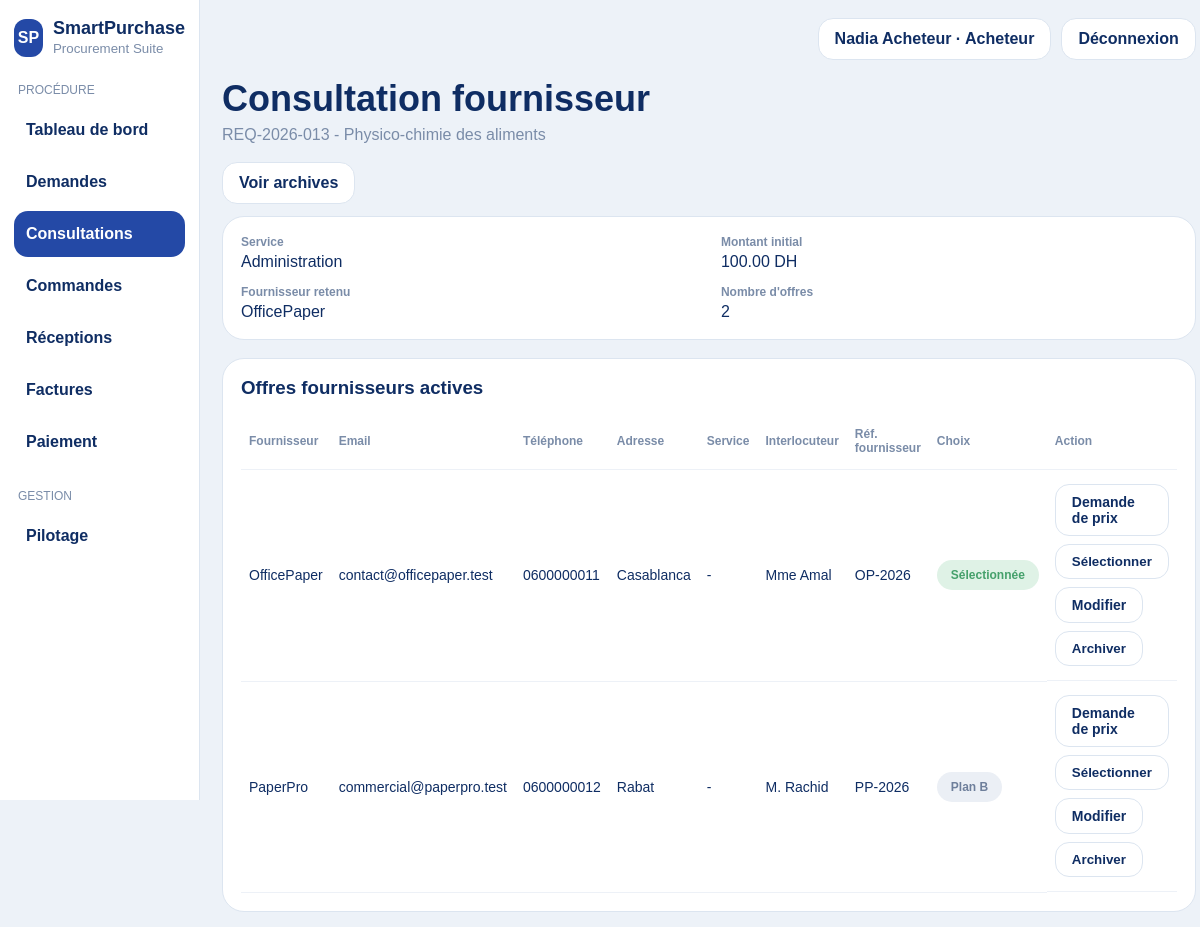
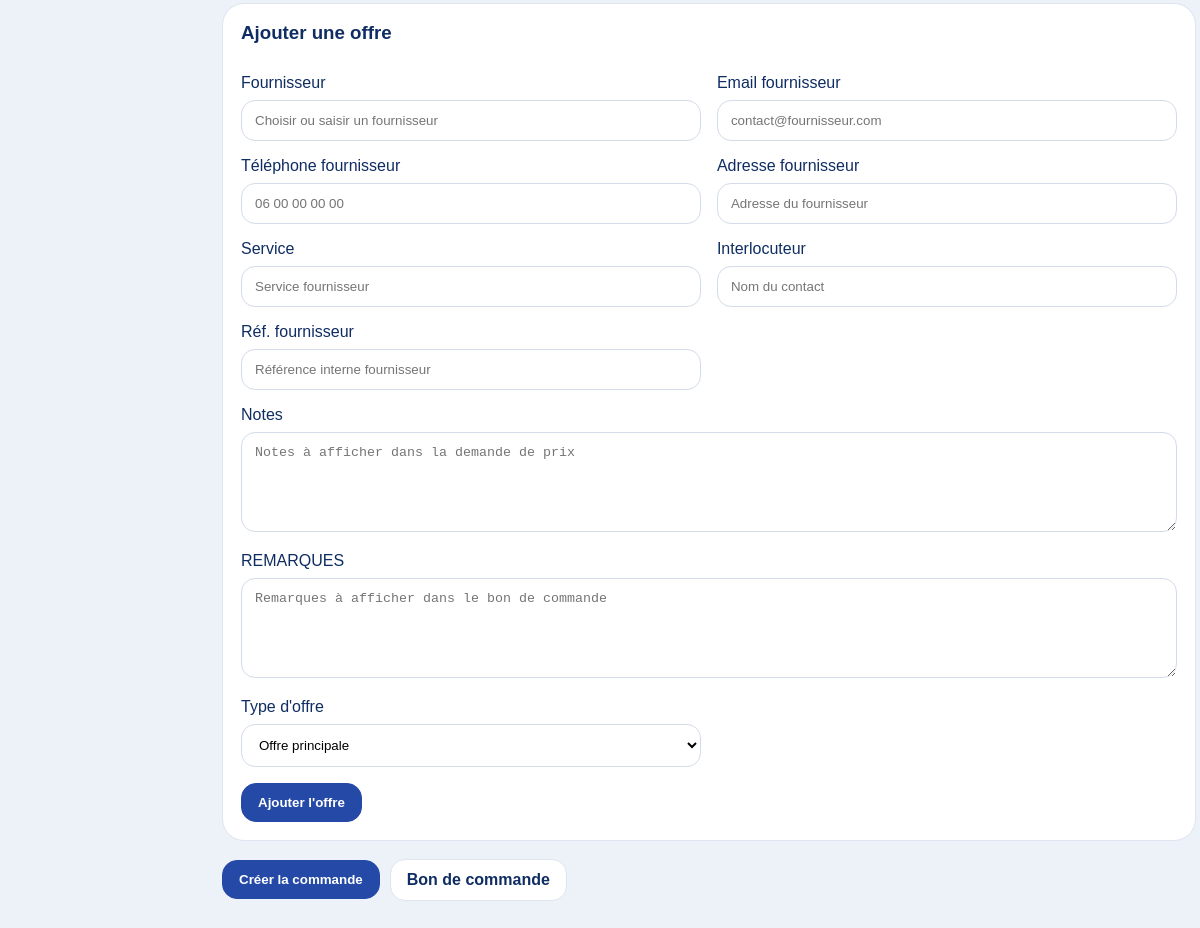
Page /consultations/2 (signed in) on the committed database (2 pictures, top to bottom).
### app/models.py (models this page shows, shortened)
class TimestampMixin:
    created_at = db.Column(db.DateTime, default=datetime.utcnow, nullable=False)
    updated_at = db.Column(db.DateTime, default=datetime.utcnow, onupdate=datetime.utcnow, nullable=False)

class PurchaseRequest(db.Model, TimestampMixin):
    __tablename__ = "purchase_request"
    STATUS_BROUILLON = "brouillon"
    STATUS_EN_ATTENTE = "en_attente_approbation"
    STATUS_VALIDEE = "validee"
    STATUS_REFUSEE = "refusee"
    STATUS_EN_CONSULTATION = "en_consultation"
    STATUS_OFFRE_SELECTIONNEE = "offre_selectionnee"
    STATUS_COMMANDEE = "commandee"
    STATUS_RECUE = "recue"
    STATUS_FACTUREE = "facturee"
    STATUS_PAYEE = "payee"
    STATUS_ARCHIVEE = "archivee"
    id = db.Column(db.Integer, primary_key=True)
    code = db.Column(db.String(30), unique=True, nullable=False)
    project_name = db.Column(db.String(120), nullable=False)
    department = db.Column(db.String(80), nullable=False)
    purchase_type = db.Column(db.String(80), nullable=False)
    estimated_amount = db.Column(db.Float, nullable=False)
    available_budget = db.Column(db.Float, nullable=True)
    need_date = db.Column(db.Date, nullable=True)
    urgency = db.Column(db.Integer, default=1, nullable=False)
    criticality = db.Column(db.Integer, default=1, nullable=False)
    description = db.Column(db.Text, default="", nullable=False)
    priority_score = db.Column(db.Float, default=0, nullable=False)
    status = db.Column(db.String(40), default=STATUS_BROUILLON, nullable=False, index=True)
    approver_comment = db.Column(db.Text, default="", nullable=False)
    requester_id = db.Column(db.Integer, db.ForeignKey("user.id"), nullable=False)
    attachments = db.relationship("Attachment", backref="purchase_request", cascade="all, delete-orphan", lazy=True)
    offers = db.relationship("SupplierOffer", backref="purchase_request", cascade="all, delete-orphan", lazy=True, order_by="SupplierOffer.amount.asc()")
    orders = db.relationship("PurchaseOrder", backref="purchase_request", cascade="all, delete-orphan", lazy=True, order_by="PurchaseOrder.created_at.desc()")
    lines = db.relationship("PurchaseRequestLine", backref="purchase_request", cascade="all, delete-orphan", lazy=True, order_by="PurchaseRequestLine.id.asc()")
    def get_selected_offer(self):
        return next((offer for offer in self.offers if offer.is_selected), None)

class SupplierOffer(db.Model, TimestampMixin):
    __tablename__ = "supplier_offer"
    id = db.Column(db.Integer, primary_key=True)
    supplier_name = db.Column(db.String(120), nullable=False)
    supplier_email = db.Column(db.String(120), default="", nullable=False)
    supplier_phone = db.Column(db.String(40), default="", nullable=False)
    supplier_address = db.Column(db.String(255), default="", nullable=False)
    supplier_service = db.Column(db.String(255), default="", nullable=False)
    contact_person = db.Column(db.String(120), default="", nullable=False)
    supplier_reference = db.Column(db.String(120), default="", nullable=False)
    amount = db.Column(db.Float, default=0, nullable=False)
    delay_days = db.Column(db.Integer, default=0, nullable=False)
    notes = db.Column(db.Text, default="", nullable=False)
    remarks = db.Column(db.Text, default="", nullable=False)
    is_selected = db.Column(db.Boolean, default=False, nullable=False)
    is_plan_b_offer = db.Column(db.Boolean, default=False, nullable=False)
    is_archived = db.Column(db.Boolean, default=False, nullable=False, index=True)
    request_id = db.Column(db.Integer, db.ForeignKey("purchase_request.id"), nullable=False)
    lines = db.relationship("SupplierOfferLine", backref="supplier_offer", cascade="all, delete-orphan", lazy=True, order_by="SupplierOfferLine.id.asc()")

### app/routes/procurement.py (the view, shortened to what this page needs)
@procurement_bp.route('/consultations/<int:request_id>', methods=['GET', 'POST'])
@role_required('acheteur')
def offers(request_id):
    req = PurchaseRequest.query.get_or_404(request_id)
    offers_list = SupplierOffer.query.filter_by(request_id=req.id, is_archived=False).order_by(SupplierOffer.amount.asc()).all()
    archived_offers = SupplierOffer.query.filter_by(request_id=req.id, is_archived=True).order_by(SupplierOffer.created_at.desc()).all()
    return render_template('procurement/offers.html', req=req, offers_list=offers_list, archived_offers=archived_offers, supplier_catalog=_get_supplier_catalog())

### app/routes/procurement.py (called while the page is built)
def _supplier_to_dict(record):
    return {
        'name': record.name,
        'email': record.email or '',
        'phone': record.phone or '',
        'address': record.address or '',
        'service': record.service or '',
    }

def _get_supplier_catalog():
    suppliers = SupplierDirectory.query.order_by(SupplierDirectory.name.asc()).all()
    if not suppliers:
        for row in DEFAULT_SUPPLIER_CATALOG:
            db.session.add(SupplierDirectory(**row))
        db.session.commit()
        suppliers = SupplierDirectory.query.order_by(SupplierDirectory.name.asc()).all()
    return [_supplier_to_dict(item) for item in suppliers]

### app/utils/auth_helpers.py (called while the page is built)
def current_user():
    return session.get("user")

def role_required(*roles):
    def decorator(view):
        @wraps(view)
        def wrapped(*args, **kwargs):
            user = session.get("user")
            if not user:
                flash("Veuillez vous connecter.", "warning")
                return redirect(url_for("auth.login"))
            if user.get("role") not in roles:
                flash("Accès non autorisé pour ce rôle.", "danger")
                return redirect(url_for("dashboard.index"))
            return view(*args, **kwargs)
        return wrapped
    return decorator

### app/templates/procurement/offers.html (shortened to what this page needs)
{% extends "base.html" %}
{% block content %}
<div class="page-header">
  <h2>Consultation fournisseur</h2>
  <p>{{ req.code }} - {{ req.project_name }}</p>
</div>
<div class="toolbar">
  <a class="btn" href="{{ url_for('procurement.archived_offers', request_id=req.id) }}">Voir archives</a>
</div>
<div class="detail-card">
  <div class="detail-grid">
    <div><div class="label">Service</div>{{ req.department }}</div>
    <div><div class="label">Montant initial</div>{{ '%.2f'|format(req.estimated_amount) }} DH</div>
    <div><div class="label">Fournisseur retenu</div>{{ (offers_list|selectattr('is_selected')|first).supplier_name if offers_list|selectattr('is_selected')|list else '-' }}</div>
    <div><div class="label">Nombre d'offres</div>{{ offers_list|length }}</div>
  </div>
</div>
<div class="panel section">
  <h3>Offres fournisseurs actives</h3>
  <table class="data-table">
    <thead>
      <tr>
        <th>Fournisseur</th>
        <th>Email</th>
        <th>Téléphone</th>
        <th>Adresse</th>
        <th>Service</th>
        <th>Interlocuteur</th>
        <th>Réf. fournisseur</th>
        <th>Choix</th>
        <th>Action</th>
      </tr>
    </thead>
    <tbody>
      {% for offer in offers_list %}
      <tr>
        <td>{{ offer.supplier_name }}</td>
        <td>{{ offer.supplier_email or '-' }}</td>
        <td>{{ offer.supplier_phone or '-' }}</td>
        <td>{{ offer.supplier_address or '-' }}</td>
        <td>{{ offer.supplier_service or '-' }}</td>
        <td>{{ offer.contact_person or '-' }}</td>
        <td>{{ offer.supplier_reference or '-' }}</td>
        <td>
          {% if offer.is_selected %}<span class="badge success">Sélectionnée</span>
          {% elif offer.is_plan_b_offer %}<span class="badge slate">Plan B</span>
          {% else %}-{% endif %}
        </td>
        <td class="actions">
          <a class="action-btn" href="{{ url_for('procurement.generate_offer_price_request', offer_id=offer.id) }}">Demande de prix</a>
          <form method="post" action="{{ url_for('procurement.select_offer', offer_id=offer.id) }}"><button class="action-btn" type="submit">Sélectionner</button></form>
          <a class="action-btn" href="{{ url_for('procurement.edit_offer', offer_id=offer.id) }}">Modifier</a>
          <form method="post" action="{{ url_for('procurement.archive_offer', offer_id=offer.id) }}" onsubmit="return confirm('Archiver cette offre ?');"><button class="action-btn warning" type="submit">Archiver</button></form>
        </td>
      </tr>
      {% else %}<tr><td colspan="9">Aucune offre enregistrée.</td></tr>{% endfor %}
    </tbody>
  </table>
</div>
<form method="post" class="panel form-grid section" id="supplier-offer-form">
  <h3 class="full">Ajouter une offre</h3>
  <label>Fournisseur
    <input name="supplier_name" id="supplier_name" list="supplier_name_list" required placeholder="Choisir ou saisir un fournisseur">
  </label>
  <label>Email fournisseur<input type="text" name="supplier_email" id="supplier_email" placeholder="contact@fournisseur.com"></label>
  <label>Téléphone fournisseur<input name="supplier_phone" id="supplier_phone" placeholder="06 00 00 00 00"></label>
  <label>Adresse fournisseur<input name="supplier_address" id="supplier_address" placeholder="Adresse du fournisseur"></label>
  <label>Service<input name="supplier_service" id="supplier_service" placeholder="Service fournisseur"></label>
  <label>Interlocuteur<input name="contact_person" placeholder="Nom du contact"></label>
  <label>Réf. fournisseur<input name="supplier_reference" placeholder="Référence interne fournisseur"></label>
  <label class="full">Notes<textarea name="notes" rows="3" placeholder="Notes à afficher dans la demande de prix"></textarea></label>
  <label class="full">REMARQUES<textarea name="remarks" rows="3" placeholder="Remarques à afficher dans le bon de commande"></textarea></label>
  <label>Type d'offre<select name="is_plan_b_offer"><option value="0">Offre principale</option><option value="1">Offre plan B</option></select></label>
  <div class="full"><button class="btn primary" type="submit">Ajouter l'offre</button></div>
</form>
<div class="section actions-inline">
  {% if req.get_selected_offer() %}
    <form method="post" action="{{ url_for('procurement.create_order', request_id=req.id) }}"><button class="btn primary" type="submit">Créer la commande</button></form>
    <a class="btn" href="{{ url_for('procurement.generate_purchase_order_document', request_id=req.id) }}">Bon de commande</a>
  {% else %}<p class="muted">Sélectionnez d'abord une offre pour créer la commande.</p>{% endif %}
</div>
{% endblock %}

### app/static/css/style.css (style rules this page uses)
:root { --bg:#edf2f8; --panel:#ffffff; --border:#dce5f0; --text:#0f2d63; --muted:#7a8ca8; --primary:#2449a6; --primary-dark:#183985; --success:#45a06b; --success-bg:#dff2e6; --warning:#c99310; --warning-bg:#f8e8b5; --danger:#d76565; --danger-bg:#f7d5d8; --info:#5f80d6; --info-bg:#dde6fb; --slate:#6e7f9b; --slate-bg:#ebeff5; }
* { box-sizing:border-box }
body { margin:0;font-family:Arial,Helvetica,sans-serif;background:var(--bg);color:var(--text) }
a { text-decoration:none;color:inherit }
.user-chip,.btn { background:#fff;border:1px solid var(--border);border-radius:15px;padding:11px 16px;font-weight:700 }
.btn.primary { background:var(--primary);border-color:var(--primary);color:#fff }
.page-header h2 { font-size:36px;margin:10px 0 6px }
.page-header p { margin:0 0 18px;color:var(--muted) }
.toolbar { display:flex;gap:10px;margin-bottom:12px;flex-wrap:wrap }
.stat-card,.panel,.chart-panel { background:#fff;border:1px solid var(--border);border-radius:22px;padding:18px }
.panel h3,.chart-panel h3 { margin:0 0 14px }
.data-table { width:100%;border-collapse:collapse }
.data-table th,.data-table td { padding:14px 8px;border-bottom:1px solid #edf1f7;text-align:left;font-size:14px;vertical-align:middle }
.data-table th { color:var(--muted);font-size:12px;text-transform:none }
.badge { display:inline-block;padding:8px 14px;border-radius:999px;font-size:12px;font-weight:800 }
.badge.success { background:var(--success-bg);color:var(--success) }
.badge.slate { background:var(--slate-bg);color:var(--slate) }
.action-btn { display:inline-block;background:#fff;border:1px solid var(--border);border-radius:14px;padding:9px 16px;font-weight:800;color:var(--text) }
.actions { display:flex;gap:8px;flex-wrap:wrap }
.form-grid { display:grid;grid-template-columns:repeat(2,1fr);gap:14px }
.form-grid .full { grid-column:1/-1 }
.panel input,.panel select,.panel textarea { width:100%;padding:12px 13px;border:1px solid #d3dce8;border-radius:14px;margin-top:8px;background:#fff }
.panel textarea { min-height:100px;resize:vertical }
.detail-card { background:#fff;border:1px solid var(--border);border-radius:22px;padding:18px }
.detail-grid { display:grid;grid-template-columns:repeat(2,1fr);gap:14px 24px }
.detail-grid .label { font-weight:800 }
.section { margin-top:18px }
.actions-inline { display:flex;gap:10px;align-items:center;flex-wrap:wrap; }
.form-grid { display:grid;gap:16px; }
.label { color:var(--muted);font-size:12px;margin-bottom:4px }

### rows in the picture
PurchaseRequest: code "REQ-2026-013", project_name "Physico-chimie des aliments", department "Administration", estimated_amount "100.00"
SupplierOffer: supplier_name "OfficePaper", supplier_email "contact@officepaper.test", supplier_phone "0600000011", supplier_address "Casablanca", supplier_service "-", contact_person "Mme Amal", supplier_reference "OP-2026", is_selected "Sélectionnée"
SupplierOffer: supplier_name "PaperPro", supplier_email "commercial@paperpro.test", supplier_phone "0600000012", supplier_address "Rabat", supplier_service "-", contact_person "M. Rachid", supplier_reference "PP-2026", is_selected "Plan B"

### other values in the picture
{{ session['user']['name'] }} "Nadia Acheteur"
{{ session['user']['role'].capitalize() }} "Acheteur"
{{ offers_list|length }} "2"
